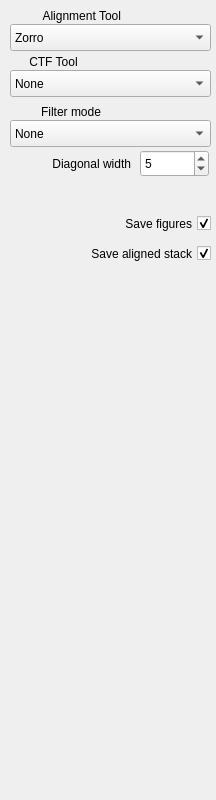
                    <widget class="QWidget" name="scrollAreaWidgetContents">
                     <property name="geometry">
                      <rect>
                       <x>0</x>
                       <y>0</y>
                       <width>216</width>
                       <height>800</height>
                      </rect>
                     </property>
                     <property name="sizePolicy">
                      <sizepolicy hsizetype="Preferred" vsizetype="Fixed">
                       <horstretch>0</horstretch>
                       <verstretch>0</verstretch>
                      </sizepolicy>
                     </property>
                     <widget class="QLabel" name="label_11">
                      <property name="geometry">
                       <rect>
                        <x>10</x>
                        <y>150</y>
                        <width>121</width>
                        <height>27</height>
                       </rect>
                      </property>
                      <property name="toolTip">
                       <string>The number of trailing frames to correlated each frame to.  Determines width of peaks signifcance matrix.</string>
                      </property>
                      <property name="text">
                       <string>Diagonal width</string>
                      </property>
                      <property name="alignment">
                       <set>Qt::AlignRight|Qt::AlignTrailing|Qt::AlignVCenter</set>
                      </property>
                     </widget>
                     <widget class="QSpinBox" name="sbDiagWidth">
                      <property name="geometry">
                       <rect>
                        <x>140</x>
                        <y>150</y>
                        <width>69</width>
                        <height>27</height>
                       </rect>
                      </property>
                      <property name="toolTip">
                       <string>The number of trailing frames to correlated each frame to.  Determines width of peaks signifcance matrix.</string>
                      </property>
                      <property name="maximum">
                       <number>1024</number>
                      </property>
                      <property name="value">
                       <number>5</number>
                      </property>
                     </widget>
                     <widget class="QCheckBox" name="cbSavePNG">
                      <property name="geometry">
                       <rect>
                        <x>80</x>
                        <y>210</y>
                        <width>131</width>
                        <height>27</height>
                       </rect>
                      </property>
                      <property name="toolTip">
                       <string>Whether to save the diagnostic PNG images.</string>
                      </property>
                      <property name="layoutDirection">
                       <enum>Qt::RightToLeft</enum>
                      </property>
                      <property name="text">
                       <string>Save figures</string>
                      </property>
                      <property name="iconSize">
                       <size>
                        <width>16</width>
                        <height>27</height>
                       </size>
                      </property>
                      <property name="checked">
                       <bool>true</bool>
                      </property>
                     </widget>
                     <widget class="QComboBox" name="comboCtfProgram">
                      <property name="geometry">
                       <rect>
                        <x>10</x>
                        <y>70</y>
                        <width>201</width>
                        <height>27</height>
                       </rect>
                      </property>
                      <property name="toolTip">
                       <string>Whether to perform CTF estimation.  Working on the 'sum' is much faster than operating over all frames.</string>
                      </property>
                      <item>
                       <property name="text">
                        <string>None</string>
                       </property>
                      </item>
                      <item>
                       <property name="text">
                        <string>CTFFIND4.1</string>
                       </property>
                      </item>
                      <item>
                       <property name="text">
                        <string>GCTF</string>
                       </property>
                      </item>
                      <item>
                       <property name="text">
                        <string>CTFFIND4.1, sum</string>
                       </property>
                      </item>
                      <item>
                       <property name="text">
                        <string>GCTF, sum</string>
                       </property>
                      </item>
                     </widget>
                     <widget class="QLabel" name="label_46">
                      <property name="geometry">
                       <rect>
                        <x>10</x>
                        <y>46</y>
                        <width>71</width>
                        <height>31</height>
                       </rect>
                      </property>
                      <property name="toolTip">
                       <string>Whether to perform CTF estimation.  Working on the 'sum' is much faster than operating over all frames.</string>
                      </property>
                      <property name="text">
                       <string>CTF Tool </string>
                      </property>
                      <property name="alignment">
                       <set>Qt::AlignRight|Qt::AlignTrailing|Qt::AlignVCenter</set>
                      </property>
                     </widget>
                     <widget class="QCheckBox" name="cbSaveMovie">
                      <property name="geometry">
                       <rect>
                        <x>40</x>
                        <y>240</y>
                        <width>171</width>
                        <height>27</height>
                       </rect>
                      </property>
                      <property name="toolTip">
                       <string>Whether to save the aligned movie (in float-32 format) to disk, this can greatly increase storage consumption.</string>
                      </property>
                      <property name="layoutDirection">
                       <enum>Qt::RightToLeft</enum>
                      </property>
                      <property name="text">
                       <string>Save aligned stack</string>
                      </property>
                      <property name="iconSize">
                       <size>
                        <width>16</width>
                        <height>27</height>
                       </size>
                      </property>
                      <property name="checked">
                       <bool>true</bool>
                      </property>
                     </widget>
                     <widget class="QComboBox" name="comboFilterMode">
                      <property name="geometry">
                       <rect>
                        <x>10</x>
                        <y>120</y>
                        <width>201</width>
                        <height>27</height>
                       </rect>
                      </property>
                      <property name="toolTip">
                       <string>Which filters to apply.  See the wiki for detailed info.  All raw files saved as integers shot have 'hot' to suppress outlier pixels.</string>
                      </property>
                      <item>
                       <property name="text">
                        <string>None</string>
                       </property>
                      </item>
                      <item>
                       <property name="text">
                        <string>Hot</string>
                       </property>
                      </item>
                      <item>
                       <property name="text">
                        <string>Dose</string>
                       </property>
                      </item>
                      <item>
                       <property name="text">
                        <string>Hot, Dose</string>
                       </property>
                      </item>
                      <item>
                       <property name="text">
                        <string>Dose, Background</string>
                       </property>
                      </item>
                      <item>
                       <property name="text">
                        <string>Hot, Dose, Background</string>
                       </property>
                      </item>
                      <item>
                       <property name="text">
                        <string>DoseNorm</string>
                       </property>
                      </item>
                      <item>
                       <property name="text">
                        <string>Hot, DoseNorm</string>
                       </property>
                      </item>
                      <item>
                       <property name="text">
                        <string>DoseNorm, Background</string>
                       </property>
                      </item>
                      <item>
                       <property name="text">
                        <string>Hot, DoseNorm, Background</string>
                       </property>
                      </item>
                      <item>
                       <property name="text">
                        <string>GaussLP</string>
                       </property>
                      </item>
                      <item>
                       <property name="text">
                        <string>Hot, GaussLP</string>
                       </property>
                      </item>
                      <item>
                       <property name="text">
                        <string>GaussLP, Background</string>
                       </property>
                      </item>
                      <item>
                       <property name="text">
                        <string>Hot, GaussLP, Background</string>
                       </property>
                      </item>
                     </widget>
                     <widget class="QLabel" name="label_49">
                      <property name="geometry">
                       <rect>
                        <x>10</x>
                        <y>96</y>
                        <width>91</width>
                        <height>31</height>
                       </rect>
                      </property>
                      <property name="toolTip">
                       <string>Which filters to apply.  See the wiki for detailed info.  All raw files saved as integers shot have 'hot' to suppress outlier pixels.</string>
                      </property>
                      <property name="text">
                       <string>Filter mode</string>
                      </property>
                      <property name="alignment">
                       <set>Qt::AlignRight|Qt::AlignTrailing|Qt::AlignVCenter</set>
                      </property>
                     </widget>
                     <widget class="QComboBox" name="comboAlignProgram">
                      <property name="geometry">
                       <rect>
                        <x>10</x>
                        <y>24</y>
                        <width>201</width>
                        <height>27</height>
                       </rect>
                      </property>
                      <property name="toolTip">
                       <string>Whether to perform CTF estimation.  Working on the 'sum' is much faster than operating over all frames.</string>
                      </property>
                      <item>
                       <property name="text">
                        <string>Zorro</string>
                       </property>
                      </item>
                      <item>
                       <property name="text">
                        <string>UnBlur v1.02</string>
                       </property>
                      </item>
                      <item>
                       <property name="text">
                        <string>MotionCorr v2.1</string>
                       </property>
                      </item>
                      <item>
                       <property name="text">
                        <string>None</string>
                       </property>
                      </item>
                     </widget>
                     <widget class="QLabel" name="label_54">
                      <property name="geometry">
                       <rect>
                        <x>10</x>
                        <y>0</y>
                        <width>111</width>
                        <height>31</height>
                       </rect>
                      </property>
                      <property name="toolTip">
                       <string>Whether to perform CTF estimation.  Working on the 'sum' is much faster than operating over all frames.</string>
                      </property>
                      <property name="text">
                       <string>Alignment Tool</string>
                      </property>
                      <property name="alignment">
                       <set>Qt::AlignRight|Qt::AlignTrailing|Qt::AlignVCenter</set>
                      </property>
                     </widget>
                    </widget>
